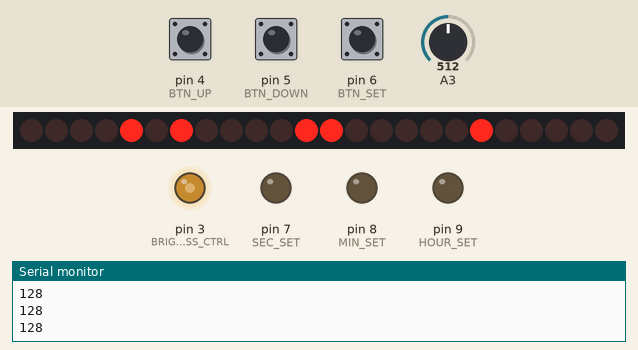
Simulated run of this sketch. Board: Arduino Uno, built with avr-gcc and run on an emulated ATmega328P. On the bench: 24 shift-register outputs drawn as a row of LEDs (first output left, lit = HIGH), output pins drawn as LEDs (lit = HIGH), the last lines printed to the serial monitor. Wiring (inferred from the names in the program): 3 × shift register (74HC595): data pin 12; shift clock pin 10; latch pin 11. Wiring (inferred from the signals the program sends): row of LEDs: on Q0, Q1, Q2, Q3, Q4, Q5, Q6, Q7, Q8, Q9, Q10, Q11, Q12, Q13, Q14, Q15, Q16, Q17, Q18, Q19, Q20, Q21, Q22, Q23. The test bench sets the inputs (shaded band); at power-on: pin 6 (BTN_SET) HIGH, pin 4 (BTN_UP) HIGH, pin 5 (BTN_DOWN) HIGH, A3 = 512. The local clock reads 2024-03-15 10:24:30 at power-on unless the sketch sets it; pins used as bus, display or sensor lines are not drawn.

Above: at 2.2 s.
2.3 s: pin 6 (BTN_SET) pulled LOW for 0.25 s
At 3.7 s:
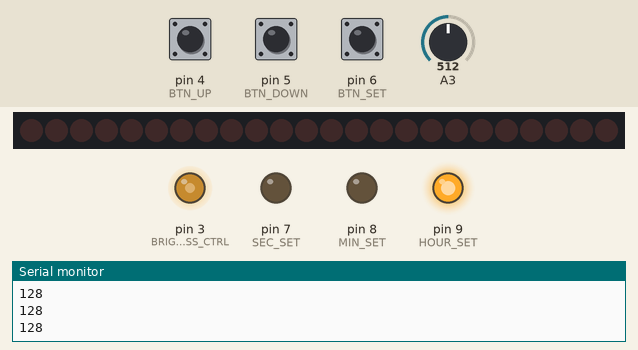
4.1 s: pin 4 (BTN_UP) pulled LOW for 0.25 s
At 4.8 s:
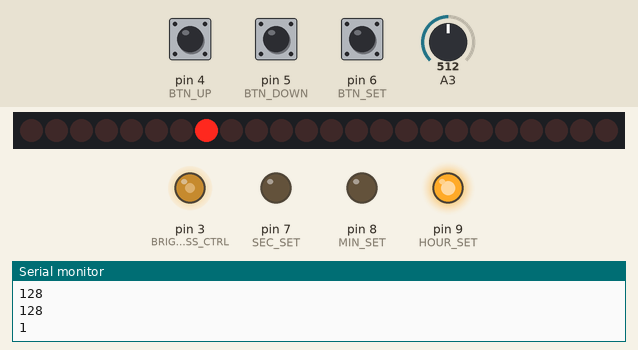
5.9 s: pin 4 (BTN_UP) pulled LOW for 1 s
At 8.0 s:
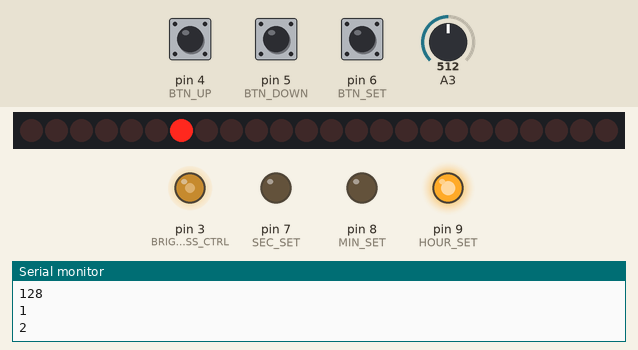
8.4 s: pin 4 (BTN_UP) pulled LOW for 0.25 s
At 9.4 s:
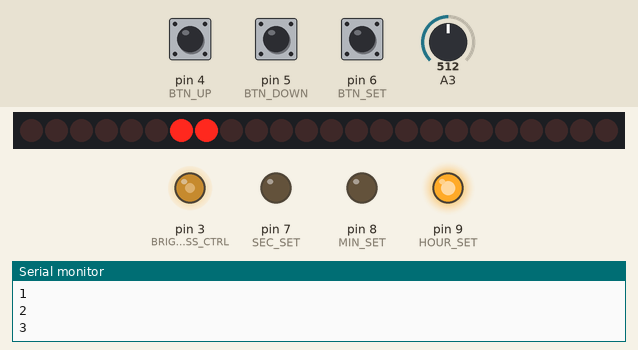
10.2 s: pin 4 (BTN_UP) pulled LOW for 3.2 s
At 14.2 s:
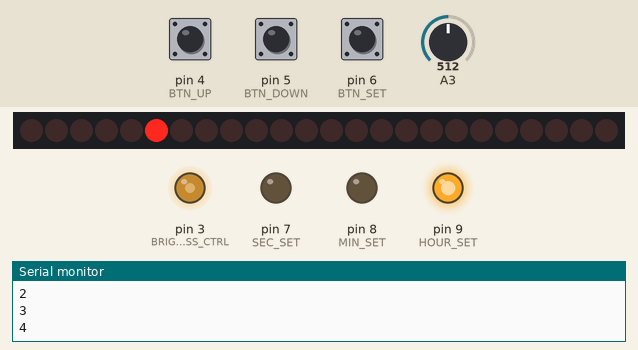
14.9 s: pin 4 (BTN_UP) pulled LOW for 0.25 s
At 15.6 s:
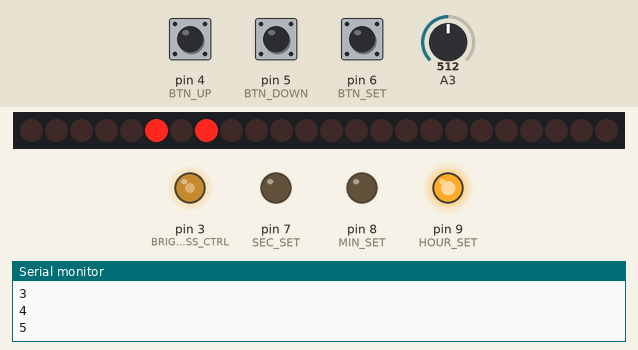
Timing chart, 0 to 17.6 s (numbered marks = the images above; inputs shaded):
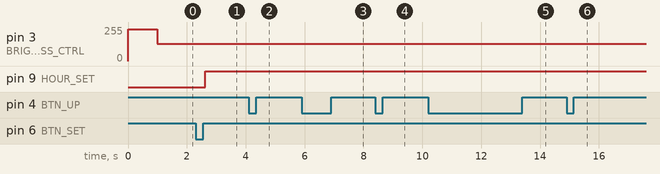

Measured:
- after the input at 2.3 s, pin 9 (HOUR_SET): LOW → HIGH after 0.32 s

The sketch:

binaryclock.ino
```cpp
#include <DS3231.h>
#include <JC_Button.h>

//digital pins
#define DATA 12
#define STORE 11 //latch
#define SHIFT 10
#define HOUR_SET 9
#define MIN_SET 8
#define SEC_SET 7
#define BTN_SET 6
#define BTN_DOWN 5
#define BTN_UP 4
#define BRIGHTNESS_CTRL 3
//analog pins
#define POTI 3

const uint16_t LONG_PRESS = 2000;

DS3231 clock;
RTCDateTime dt;
Button setButton(BTN_SET);
Button upButton(BTN_UP);
Button downButton(BTN_DOWN);
bool showSeconds = true;

//set the time
void set(byte seconds, byte minutes, byte hours) {
   digitalWrite(STORE, LOW);
   shiftOut(DATA, SHIFT, LSBFIRST, showSeconds ? seconds : 0);
   shiftOut(DATA, SHIFT, LSBFIRST, minutes);
   shiftOut(DATA, SHIFT, LSBFIRST, hours);
   digitalWrite(STORE, HIGH);
}

void setup()
{
  Serial.begin(9600);
  setButton.begin();
  upButton.begin();
  downButton.begin();
  //74hc595 connectors
  pinMode(DATA, OUTPUT);
  pinMode(STORE, OUTPUT);
  pinMode(SHIFT, OUTPUT);
  //buttons
  pinMode(HOUR_SET, OUTPUT);
  pinMode(MIN_SET, OUTPUT);
  pinMode(SEC_SET, OUTPUT);
  //connected to output enable, which is active low, a PWD signal controls the brightness, thus 0 is highest, brightness and 255 would lead to all LEDs turned off
  pinMode(BRIGHTNESS_CTRL, OUTPUT);
  //initial brightness value
  analogWrite(BRIGHTNESS_CTRL, 240);
  //init RTC
  clock.begin();
  //clear shift register
  set(0,0,0);
  delay(1000);
}

//LEDs wil blink loop times
void blink(uint8_t loops) {
  for(int i=0; i<loops; i++) {
    set(0,0,0);
    delay(200);
    set(59,59,23);
    delay(200);
  }
}

//handle a press on up button
void handleUp(byte step, byte* hour, byte* mnt, byte* sec) {
  switch(step) {
    case 0:
      handlePlus(hour, 23);
      Serial.println(*hour);
      break;
    case 1:
        handlePlus(mnt, 59);
        Serial.println(*mnt);
      break;
    case 2:
      handlePlus(sec, 59);
      Serial.println(*sec);
      break;
  }
  set(*sec, *mnt, *hour);
}

//increases respective value and switch at maximum
void handlePlus(byte* val, byte max) {
  if(*val == max) {
    *val = 0;
  } else {
    (*val)++;
  }
}

//handle a press on down button
void handleDown(byte step, byte* hour, byte* mnt, byte* sec) {
  switch(step) {
    case 0:
      handleMinus(hour, 23);
        Serial.println(*hour);
      break;
    case 1:
        handleMinus(mnt, 59);
        Serial.println(*mnt);
      break;
    case 2:
        handleMinus(sec, 59);
        Serial.println(*sec);
      break;
  }
  set(*sec, *mnt, *hour);
}

//decrease respective value and switch at maximum
void handleMinus(byte* val, byte max) {
  if(*val == 0) {
    *val = max;
  } else {
     (*val)--;
  }
}

//step through the set menu
void menu() {
  byte step = 0;
  byte hour = 0;
  byte mnt = 0;
  byte sec = 0;
  digitalWrite(HOUR_SET, HIGH);
  set(0,0,0);
  delay(25);
  while(step < 3) {
    upButton.read();
    downButton.read();
    setButton.read();
    if(upButton.wasReleased()) {
      handleUp(step, &hour, &mnt, &sec);
    }
    if(downButton.wasReleased()) {
      handleDown(step, &hour, &mnt, &sec);
    }
    if(setButton.wasReleased()) {
      switch(++step) {
        case 1:
          digitalWrite(HOUR_SET, LOW);
          digitalWrite(MIN_SET, HIGH);
          break;
        case 2:
          digitalWrite(MIN_SET, LOW);
          digitalWrite(SEC_SET, HIGH);
          break;
        case 3:
          digitalWrite(SEC_SET, LOW);
      }
    }
    delay(100);
  }
  if(hour > 0 || mnt > 0 || sec > 0) {
    clock.setDateTime(2020, 1, 1, hour, mnt, sec);
  }
}

void handleBrightnessControl() {
  int brightness = analogRead(POTI) / 4;
  Serial.println(brightness);
  analogWrite(POTI, brightness);
}

void loop()
{
  handleBrightnessControl();
  setButton.read();
  upButton.read();
  downButton.read();
  //turn off displaying seconds by pressing the up and down button at the same time for LONG_PRESS millis
  if(upButton.pressedFor(LONG_PRESS) && downButton.pressedFor(LONG_PRESS)) {
      showSeconds = !showSeconds;
      blink(2);
      //set correct time before delay not to confuse the user
      dt = clock.getDateTime();
      set(dt.second, dt.minute, dt.hour);
      //delay is necessary to avoid flip again when buttons are pressed slightly too long
      delay(2000);
  }
  if(setButton.wasReleased()) {
    menu();
  }
  //set the current time
  dt = clock.getDateTime();
  set(dt.second, dt.minute, dt.hour);
  //delays the loop, higher values below 1000 millis are possible but would lead to more sluggish button and poti reavtion after press
  delay(200);
}
```
